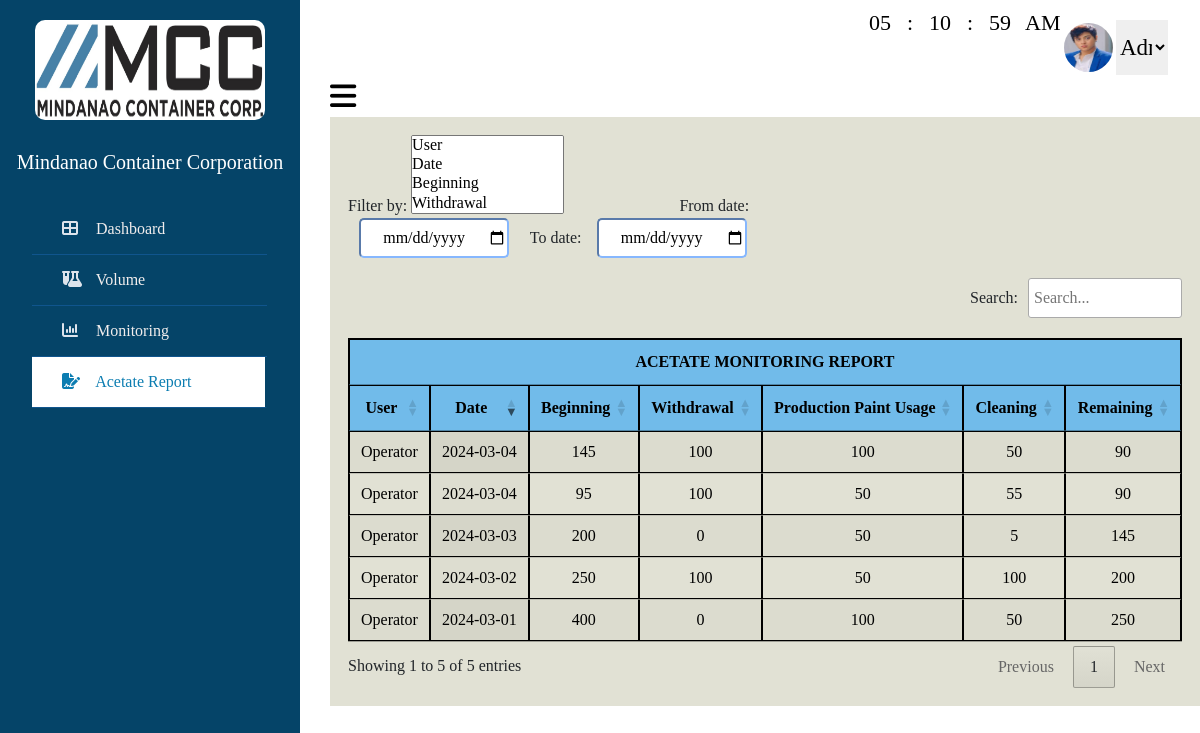
Page /acetateReport.php (signed in) on the committed database.
### tables this page shows
CREATE TABLE `tbl_user` (
  `userID` int(25) NOT NULL,
  `Level` varchar(25) NOT NULL,
  `Name` varchar(25) NOT NULL,
  `Username` varchar(25) NOT NULL,
  `Contact` varchar(25) NOT NULL,
  `Address` varchar(25) NOT NULL,
  `Profile_image` varchar(25) NOT NULL,
  `Email` varchar(25) NOT NULL,
  `Password` varchar(25) NOT NULL
);

CREATE TABLE `tbl_acetatereport` (
  `acetateReportID` int(25) NOT NULL,
  `userID` int(25) NOT NULL,
  `Date` date NOT NULL,
  `Beginning` int(25) NOT NULL,
  `Withdrawal` int(25) NOT NULL,
  `ProductPUsage` int(25) NOT NULL,
  `Cleaning` int(25) NOT NULL,
  `Remaining` int(25) NOT NULL
);

### acetateReport.php (the view, shortened to what this page needs)
<?php
include 'connect.php';
$id = 1;
$sql = "Select * from `tbl_user` where userID=$id";
$result = mysqli_query($con, $sql);
$row = mysqli_fetch_assoc($result);
$Username = $row['Username'];
$Profile_image = $row['Profile_image'];
$sql = "SELECT
acetateReport.*, user.Username
FROM tbl_acetatereport AS acetateReport
LEFT JOIN tbl_user AS user ON acetateReport.userID = user.userID";
$result = mysqli_query($con, $sql);
?>
<!DOCTYPE html>
<html lang="en">
<head>
    <link href="https://cdn.jsdelivr.net/npm/bootstrap@5.3.0-alpha3/dist/css/bootstrap.min.css" rel="stylesheet">
    <link rel="stylesheet" href="https://cdnjs.cloudflare.com/ajax/libs/font-awesome/6.5.1/css/all.min.css">
    <link rel="stylesheet" href="https://cdn.datatables.net/1.13.7/css/jquery.dataTables.min.css">
    <link rel="stylesheet" href="https://cdn.datatables.net/datetime/1.5.1/css/dataTables.dateTime.min.css">
    <link rel="stylesheet" href="https://cdn.datatables.net/buttons/2.4.2/css/buttons.dataTables.min.css">
    <link rel="stylesheet"
        href="https://cdnjs.cloudflare.com/ajax/libs/bootstrap-multiselect/0.9.13/css/bootstrap-multiselect.css">
    <link rel="stylesheet" href="https://unpkg.com/multiple-select@1.7.0/dist/multiple-select.min.css">
</head>
<body>
    <div class="wrapper">
        <div class="section">
            <div class="admin_profile">
                <div class="clockcontainer">
                    <div class="clock">
                        <span id="hrs"></span>
                        <span>:</span>
                        <span id="minutes"></span>
                        <span>:</span>
                        <span id="sec"></span>
                        <span id="ampm"></span>
                    </div>
                </div>
                <img src="uploaded_image/<?php echo $Profile_image; ?>" class="img-admin" id="image">
                <select class="dropdown" required onchange="handleDropdownChange(this)">
                    <option>
                        <?php echo $Username; ?>
                    </option>
                </select>
            </div>
            <div class="top_navbar">
                <div class="hamburger">
                    <a href="#">
                        <i class="fas fa-bars"></i>
                    </a>
                </div>
            </div>
            <div class="main1">
                <div class="col-md-8">
                    <div class="form-group">
                        <label>Filter by:</label>
                        <select name="toggle_column" id="toggle_column" multiple>
                            <option value="0">User</option>
                            <option value="1">Date</option>
                            <option value="2">Beginning</option>
                            <option value="3">Withdrawal</option>
                            <option value="4">Production Paint Usage</option>
                        </select>
                        <label style="margin-left:20%;">From date:</label>
                        <input type="date" style="text-align: center;" class="filterfield" id="min" name="min"
                            autocomplete="off" required>
                        <label style="margin-left:3%;">To date:</label>
                        <input type="date" style="text-align: center;" class="filterfield" id="max" name="max"
                            autocomplete="off" required>
                    </div>
                </div>
                <div class="main2">
                    <table id="datatables" class="display" style="width:100%;">
                        <thead>
                            <tr>
                                <th colspan="7" style="text-align:center; background-color:rgba(113,187,234,255);">
                                    ACETATE MONITORING REPORT
                                </th>
                            </tr>
                            <tr>
                                <th style="text-align:center; background-color: rgba(113,187,234,255);">User</th>
                                <th style="text-align:center; background-color: rgba(113,187,234,255);">Date</th>
                                <th style="text-align:center; background-color: rgba(113,187,234,255);">Beginning</th>
                                <th style="text-align:center; background-color: rgba(113,187,234,255);">Withdrawal</th>
                                <th style="text-align:center; background-color: rgba(113,187,234,255);">Production Paint
                                    Usage</th>
                                <th style="text-align:center; background-color: rgba(113,187,234,255);">Cleaning</th>
                                <th style="text-align:center; background-color: rgba(113,187,234,255);">Remaining</th>
                            </tr>
                        </thead>
                        <tbody>
                            <?php
                            while ($row = mysqli_fetch_assoc($result)) {
                                echo "<tr>";
                                echo "<td>{$row['Username']}</td>";
                                echo "<td class='date-cell'>{$row['Date']}</td>";
                                echo "<td>{$row['Beginning']}</td>";
                                echo "<td>{$row['Withdrawal']}</td>";
                                echo "<td>{$row['ProductPUsage']}</td>";
                                echo "<td>{$row['Cleaning']}</td>";
                                echo "<td>{$row['Remaining']}</td>";
                                echo "</tr>";
                            }
                            ?>
                        </tbody>
                    </table>
                </div>
                <div class="sidebar">
                    <div class="profile">
                        <img src="IMAGES/logo.jpg" alt="profile_picture">
                        <h6 style="font-size:20px; margin-top:30px; color:white;">Mindanao Container Corporation</h6>
                    </div>
                    <ul>
                        <li>
                            <a href="dataEntry.php">
                                <span class="icon"><i class="fa-solid fa-table-cells-large"></i></span>
                                <span class="item">Dashboard</span>
                            </a>
                        </li>
                        <li>
                            <a href="volume.php">
                                <span class="icon"><i class="fa-solid fa-flask-vial"></i></span>
                                <span class="item">Volume</span>
                            </a>
                        </li>
                        <li>
                            <a href="monitoring.php">
                                <span class="icon"><i class="fa-solid fa-chart-column"></i></span>
                                <span class="item">Monitoring</span>
                            </a>
                        </li>
                        <li>
                            <a href="acetateReport.php" class="active">
                                <span class="icon"><i class="fa-solid fa-file-signature"></i></span>
                                <span class="item">Acetate Report</span>
                            </a>
                        </li>
                    </ul>
                </div>
            </div>
        </div>
</body>
</html>

### acetateReport.php (style rules this page uses)
* { list-style: none; text-decoration: none; margin: 0; padding: 0; box-sizing: border-box; font-family: 'Noto+Serif+Makasar'; }
.wrapper .sidebar { background: rgb(5, 68, 104); position: fixed; top: 0; left: 0; width: 300px; height: 100%; padding: 20px 0; transition: all 0.5s ease; }
.wrapper .sidebar .profile { margin-bottom: 30px; text-align: center; }
.wrapper .sidebar .profile img { display: block; width: 230px; height: 100px; border-radius: 10px; margin: 0 auto; }
.wrapper .sidebar ul li a { display: block; padding: 13px 30px; border-bottom: 1px solid #10558d; color: rgb(241, 237, 237); font-size: 16px; position: relative; margin-right: 33px; text-decoration: none; }
.wrapper .sidebar ul li a .icon { color: #dee4ec; width: 30px; display: inline-block; }
.wrapper .sidebar ul li a:hover, .wrapper .sidebar ul li a.active { color: #0c7db1; background: white; border-right: 2px solid rgb(5, 68, 104); }
.wrapper .sidebar ul li a:hover .icon, .wrapper .sidebar ul li a.active .icon { color: #0c7db1; }
.wrapper .sidebar ul li a:hover:before, .wrapper .sidebar ul li a.active:before { display: block; }
.wrapper .section { width: calc(100% - 300px); margin-left: 300px; transition: all 0.5s ease; }
.wrapper .section .top_navbar { background: white; height: 2px; display: flex; align-items: center; padding: 0 30px; margin-top: 20px; }
.wrapper .section .top_navbar .hamburger a { font-size: 30px; color: black; }
body .wrapper .sidebar { left: 0; transition: left 0.5s ease; }
body .wrapper .section { margin-left: 300px; transition: margin-left 0.5s ease, width 0.5s ease; width: calc(100% - 300px); }
.admin_profile { display: flex; justify-content: flex-end; margin-top: 20px; margin-right: 32px; }
.img-admin { height: 55px; width: 55px; border-radius: 50%; border: 3px solid transparent; }
img { height: 50px; width: 50px; border-radius: 50%; }
table, th, td { border: 1px solid black; border-collapse: collapse; text-align: center; color: black; }
.date-cell { white-space: nowrap; }
label { text-align: center; }
input { width: 30%; height: 35px; margin-bottom: 20px; border-color: #86; border-radius: 5px; }
.dropdown { border: none; font-size: 23px; width: 6%; text-align: center; }
.dropdown option { padding: 10px; font-size: 20px; text-align: center; }
.main1 { background-color: rgb(225, 225, 212); padding: 2%; flex: 1 1 150px; margin-top: 20px; margin-left: 30px; }
.main2 { display: flex; flex: 1; }
.filterfield { width: 150px; height: 40px; margin-left: 2%; background-color: white; border-color: #86b7fe; border-radius: 5px; }
.clockcontainer { width: 295px; height: 180px; position: absolute; top: 12%; left: 80%; transform: translate(-50%, -50%); }
.clock { color: black; border-radius: 10px; display: flex; align-items: center; justify-content: center; }
.clock span { font-size: 22px; width: 30px; display: inline-block; text-align: center; position: relative; }
#ampm { margin-left: 10px; }

### rows in the picture
tbl_user: Profile_image (picture), Username "Admin"
tbl_acetatereport: userID.Username "Operator", Date "2024-03-01", Beginning "400", Withdrawal "0", ProductPUsage "100", Cleaning "50", Remaining "250"
tbl_acetatereport: userID.Username "Operator", Date "2024-03-02", Beginning "250", Withdrawal "100", ProductPUsage "50", Cleaning "100", Remaining "200"
tbl_acetatereport: userID.Username "Operator", Date "2024-03-03", Beginning "200", Withdrawal "0", ProductPUsage "50", Cleaning "5", Remaining "145"
tbl_acetatereport: userID.Username "Operator", Date "2024-03-04", Beginning "145", Withdrawal "100", ProductPUsage "100", Cleaning "50", Remaining "90"
tbl_acetatereport: userID.Username "Operator", Date "2024-03-04", Beginning "95", Withdrawal "100", ProductPUsage "50", Cleaning "55", Remaining "90"
